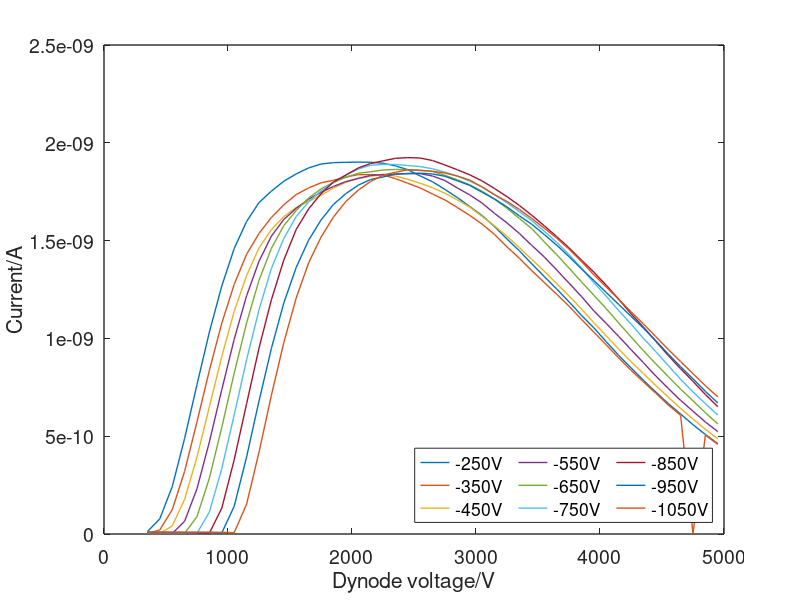

MATLAB code to generate this figure:
%Script to plot experimental data for how the current from the electron
%multiplier varies with dynode voltage when the front is shielded with a
%grid

load('dynode_cali12.mat')

t=0.2;
figure

hold on

N=length(chan_front);

legend_text=[];



counter=1;
for n=1:2:N
    plot(dynode(2:end),current(n,2:end),'LineWidth',1)
    %errorbar(dynode,current(n,:),current_std(n,:),'LineWidth',1)
    legend_text{counter}=strcat('-',num2str(chan_front(n)),'V');
    counter=counter+1;
end

xlabel('Dynode voltage/V')
ylabel('Current/A')
legend(legend_text,'Location','southeast','NumColumns',3)
box on
set(gca,'LineWidth',1,'FontSize',14)


% print('..\Figures\dynode_cali12.eps','-depsc2')
% savefig('..\Figures\dynode_cali12.fig')
